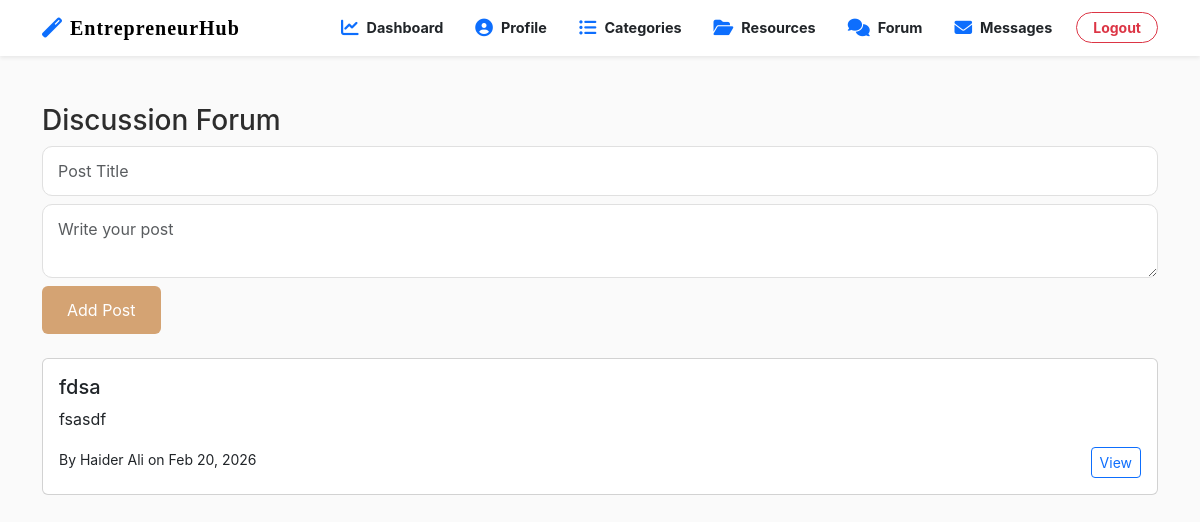
Screenshot of /agent/forum.php (signed in) with the database file from the repository.
### tables this page shows
CREATE TABLE `forum_posts` (
  `post_id` int(11) NOT NULL,
  `user_id` int(11) NOT NULL,
  `title` varchar(255) NOT NULL,
  `content` text NOT NULL,
  `created_at` timestamp NOT NULL DEFAULT current_timestamp()
);

CREATE TABLE `users` (
  `id` int(11) NOT NULL,
  `full_name` varchar(100) NOT NULL,
  `username` varchar(50) NOT NULL,
  `email` varchar(100) NOT NULL,
  `password` varchar(255) NOT NULL,
  `dob` date DEFAULT NULL,
  `cnic` varchar(15) DEFAULT NULL,
  `contact_number` varchar(20) DEFAULT NULL,
  `address` text DEFAULT NULL,
  `is_active` tinyint(1) DEFAULT 1,
  `created_at` timestamp NOT NULL DEFAULT current_timestamp(),
  `updated_at` timestamp NOT NULL DEFAULT current_timestamp() ON UPDATE current_timestamp(),
  `role` enum('user','agent') NOT NULL DEFAULT 'user',
  `expertise_area` varchar(255) DEFAULT NULL,
  `experience_years` int(11) DEFAULT NULL,
  `bio` text DEFAULT NULL,
  `website` varchar(255) DEFAULT NULL,
  `linkedin` varchar(255) DEFAULT NULL
);

### agent/forum.php (the view, shortened to what this page needs)
<?php
include('config.php');
$posts = mysqli_query($conn,"SELECT f.*, u.full_name FROM forum_posts f JOIN users u ON f.user_id = u.id ORDER BY created_at DESC");
?>
<!DOCTYPE html>
<html lang="en">
<head>
<link href="https://cdn.jsdelivr.net/npm/bootstrap@5.3.0/dist/css/bootstrap.min.css" rel="stylesheet">
<link rel="stylesheet" href="https://cdnjs.cloudflare.com/ajax/libs/font-awesome/6.4.0/css/all.min.css">
<link rel="stylesheet" href="../CSS/style.css">
</head>
<body>
<?php include('navbar.php'); ?>
<div class="container mt-5">
    <h3>Discussion Forum</h3>
    <form method="POST" class="mb-4">
        <input type="text" name="title" class="form-control mb-2" placeholder="Post Title" required>
        <textarea name="content" class="form-control mb-2" placeholder="Write your post" required></textarea>
        <button class="btn btn-primary">Add Post</button>
    </form>
    <?php while($p = mysqli_fetch_assoc($posts)): ?>
        <div class="card mb-3">
            <div class="card-body">
                <h5><?= htmlspecialchars($p['title']) ?></h5>
                <p><?= nl2br(htmlspecialchars($p['content'])) ?></p>
                <small>By <?= htmlspecialchars($p['full_name']) ?> on <?= date('M d, Y', strtotime($p['created_at'])) ?></small>
                <a href="post_details.php?post_id=<?= $p['post_id'] ?>" class="btn btn-sm btn-outline-primary float-end">View</a>
            </div>
        </div>
    <?php endwhile; ?>
</div>
</body>
</html>

### CSS/style.css (style rules this page uses)
:root { --primary-color: #d4a373; --accent-color: #faedcd; --text-dark: #2d2d2d; --bg-light: #fefae0; --transition: all 0.3s ease; }
body { font-family: 'Inter', sans-serif; background-color: #fafafa; color: var(--text-dark); }
.form-control { border: 1px solid #e0e0e0; padding: 12px 15px; border-radius: 10px; transition: var(--transition); }
.btn-primary { background-color: var(--primary-color); border: none; padding: 12px 25px; }

### rows the page displays
forum_posts: title "fdsa", content "fsasdf", user.full_name "Haider Ali", created_at "Feb 20, 2026"
